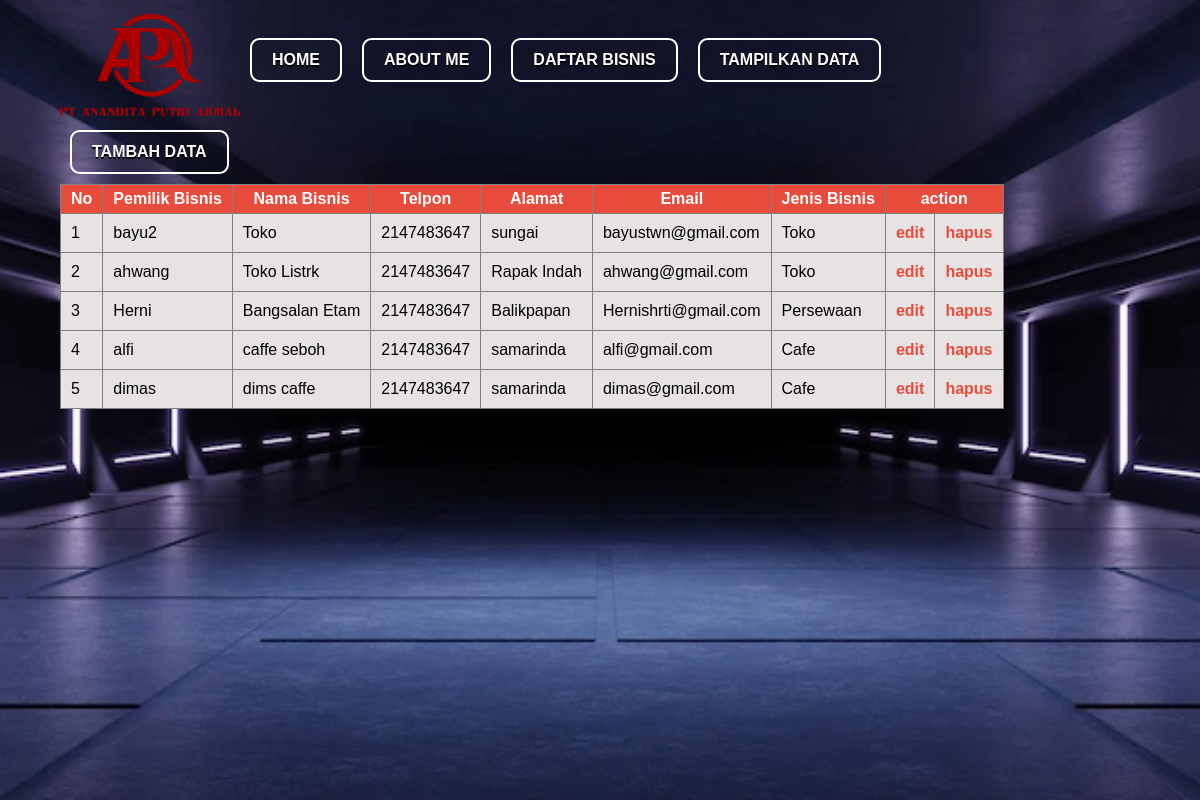
The app's page /data.php with its own data.
### tables this page shows
CREATE TABLE `pendaftaran_bisnis` (
  `id` int(11) NOT NULL,
  `pemilik_bisnis` varchar(30) NOT NULL,
  `nama_bisnis` varchar(30) NOT NULL,
  `telpon` int(20) NOT NULL,
  `alamat` varchar(50) NOT NULL,
  `email` varchar(30) NOT NULL,
  `jenis_bisnis` varchar(30) NOT NULL
);

### data.php (the view, shortened to what this page needs)
<?php
require 'myadmin.php';
$result = mysqli_query($db, "SELECT * FROM pendaftaran_bisnis")
?>
<!DOCTYPE html>
<html lang="en">
<head>
    <link rel="stylesheet" type="text/css" href="tampilan.css">
</head>
<body>
    <div class="backround">
        <div class="header">
            <img src="image/apa.png" class="logo">
            <button class="btn fourth"> <a href="index.php">home</a></button>
            <button class="btn fourth"> <a href="me.php">about me</a></button>
            <button class="btn fourth"> <a href="daftar_bisnis.php">Daftar Bisnis</a></button>
            <button class="btn fourth"> <a href="data.php">tampilkan data</a></button>
        </div>
        <button class="btn fourth"> <a href="daftar_bisnis.php">Tambah Data</a></button><br>
        <table border="1">
            <thead>
                <tr>
                    <th>No</th>
                    <th>Pemilik Bisnis</th>
                    <th>Nama Bisnis</th>
                    <th>Telpon</th>
                    <th>Alamat</th>
                    <th>Email</th>
                    <th>Jenis Bisnis</th>
                    <th colspan="2">action</th>
                </tr>
            </thead>
            <tbody>
                <?php
                $i = 1;
                while ($row = mysqli_fetch_array($result)) {
                ?>
                    <tr>
                        <td> <?= $i ?></td>
                        <td> <?= $row['pemilik_bisnis'] ?> </td>
                        <td> <?= $row['nama_bisnis'] ?> </td>
                        <td> <?= $row['telpon'] ?> </td>
                        <td> <?= $row['alamat'] ?> </td>
                        <td> <?= $row['email'] ?> </td>
                        <td> <?= $row['jenis_bisnis'] ?> </td>
                        <td><a href="edit.php?id=<?= $row['id'] ?>">edit</a></td>
                        <td><a href="hapus.php?id=<?= $row['id'] ?>">hapus</a></td>
                    </tr>
                <?php
                    $i++;
                }
                ?>
            </tbody>
        </table>
</body>
</html>

### tampilan.css (style rules this page uses)
* { margin: 0; padding: 0; font-family: 'Poppins', sans-serif; }
.backround { height: 100vh; width: 100%; background-image: url(image/bisnis3.webp); background-position: center; background-size: cover; padding-right: 3%; padding-left: 5%; box-sizing: border-box; position: relative; }
.header { width: 100%; height: 15vh; display: flex; align-items: center; }
.logo { width: 180px; margin-top: 10px; }
a { color: #fffbfb; text-decoration: none; text-shadow: 0px 2px 0px #000000; }
.btn { box-sizing: border-box; background-color: transparent; border: 2px solid #e74c3c; border-radius: 0.6em; color: #e74c3c; cursor: pointer; align-self: center; font-size: 1rem; font-weight: 100; line-height: 1; margin: 10px; padding: 12px 20px; text-decoration: none; text-align: center; text-transform: uppercase; font-family: 'Montserrat', sans-serif; font-weight: 700; }
.fourth { border-color: #ffffff; color: #fff; background-image: linear-gradient(45deg, #00424f 50%, transparent 50%); background-position: 100%; background-size: 400%; transition: background 300ms ease-in-out; }
table { border-collapse: collapse; }
table thead th { text-align: center; background: #e74c3c; padding: 5px 10px; color: #fff; }
table tbody tr td { padding: 10px; background: #e7e3e3 ; color: #000000; }
table tbody tr td a { color: #e74c3c; text-shadow: none; font-weight: bold; }

### records on screen
pendaftaran_bisnis: pemilik_bisnis "bayu2", nama_bisnis "Toko", telpon "2147483647", alamat "sungai", email "bayustwn@gmail.com", jenis_bisnis "Toko"
pendaftaran_bisnis: pemilik_bisnis "ahwang", nama_bisnis "Toko Listrk", telpon "2147483647", alamat "Rapak Indah", email "ahwang@gmail.com", jenis_bisnis "Toko"
pendaftaran_bisnis: pemilik_bisnis "Herni", nama_bisnis "Bangsalan Etam", telpon "2147483647", alamat "Balikpapan", email "Hernishrti@gmail.com", jenis_bisnis "Persewaan"
pendaftaran_bisnis: pemilik_bisnis "alfi", nama_bisnis "caffe seboh", telpon "2147483647", alamat "samarinda", email "alfi@gmail.com", jenis_bisnis "Cafe"
pendaftaran_bisnis: pemilik_bisnis "dimas", nama_bisnis "dims caffe", telpon "2147483647", alamat "samarinda", email "dimas@gmail.com", jenis_bisnis "Cafe"
